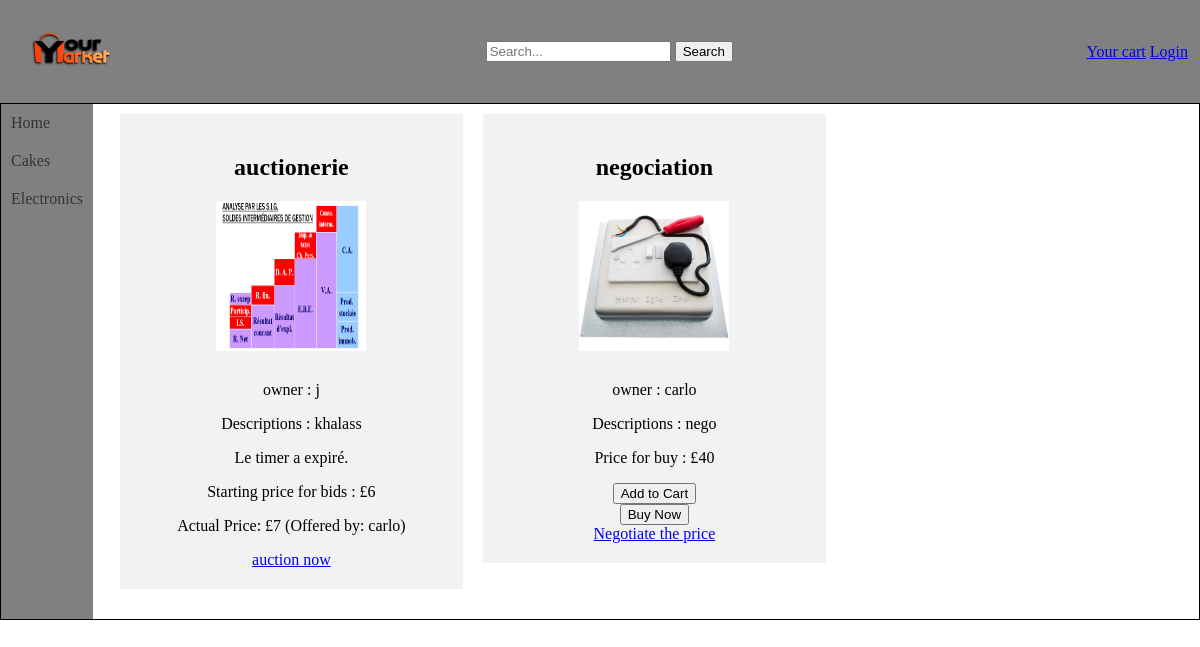
The page /electronics.php on the database as committed earlier.
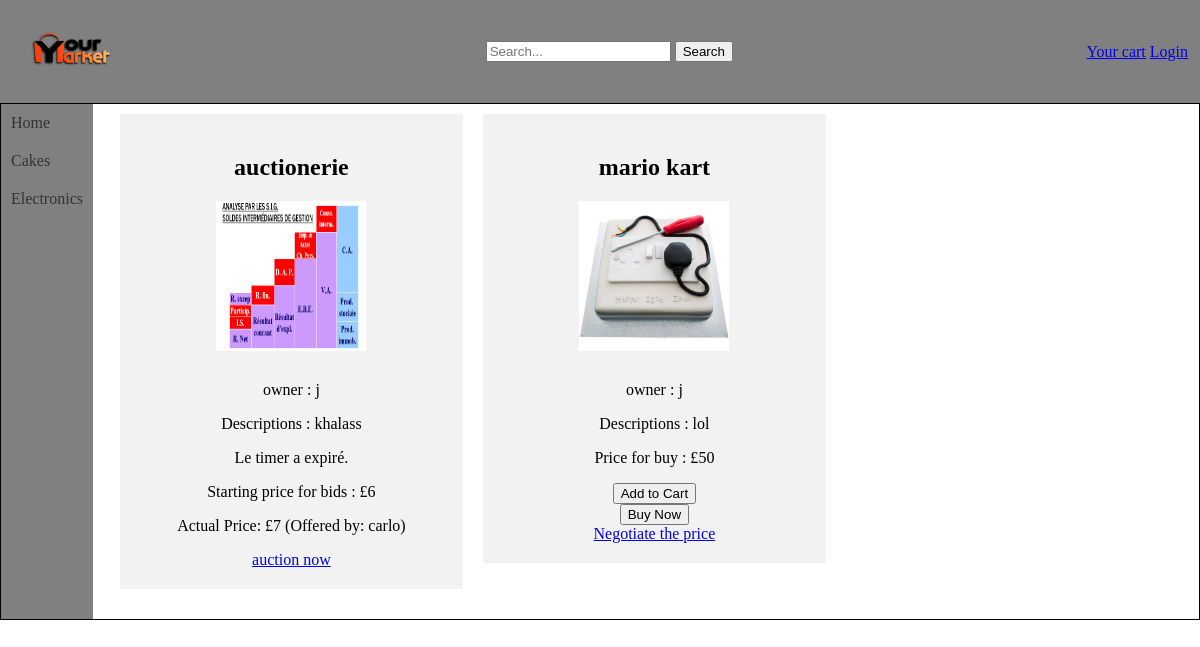
The same page on the database as committed later.
### tables this page shows
CREATE TABLE IF NOT EXISTS `items` (
  `id` int NOT NULL AUTO_INCREMENT,
  `nameItem` varchar(200) NOT NULL,
  `descriptions` varchar(999) NOT NULL,
  `price` double NOT NULL,
  `categories` int NOT NULL,
  `sellType` int NOT NULL,
  `quantity` int NOT NULL DEFAULT '1',
  `available` tinyint(1) NOT NULL DEFAULT '1',
  `endDate` datetime DEFAULT NULL,
  PRIMARY KEY (`id`)
);

CREATE TABLE IF NOT EXISTS `picturesvideos` (
  `id` int NOT NULL AUTO_INCREMENT,
  `link` varchar(500) NOT NULL,
  PRIMARY KEY (`id`)
);

CREATE TABLE IF NOT EXISTS `sell` (
  `username` varchar(100) NOT NULL,
  `idItem` int NOT NULL,
  PRIMARY KEY (`username`,`idItem`),
  KEY `fk_sell_item` (`idItem`)
);

CREATE TABLE IF NOT EXISTS `bids` (
  `id` int NOT NULL AUTO_INCREMENT,
  `itemId` int NOT NULL,
  `price` int NOT NULL,
  PRIMARY KEY (`id`)
);

CREATE TABLE IF NOT EXISTS `users` (
  `username` varchar(100) NOT NULL,
  `firstName` varchar(100) NOT NULL,
  `familyName` varchar(100) NOT NULL,
  `email` varchar(100) NOT NULL,
  `phone` varchar(15) NOT NULL,
  `passwd` varchar(100) NOT NULL,
  `roles` int NOT NULL,
  `activated` tinyint(1) NOT NULL,
  PRIMARY KEY (`username`)
);

### electronics.php (the view, shortened to what this page needs)
<!DOCTYPE html>
<html>
<head>
    <link rel="stylesheet" type="text/css" href="Constant/styles.css">
</head>
<body>
    <head>
        <?php
        include('Constant/head.php');
        ?>
    </head>
    <div class="page">
        <nav>
            <?php include('Constant/navbar.php'); ?>
        </nav>
        <div class="content">
            <div class="row">
                <?php
                global $conn;
                $currentDatetime = date("Y-m-d H:i:s");
                $sql = "SELECT i.id,nameItem,descriptions,price,categories,quantity,sellType,idLink,link,endDate,username FROM items as i inner join have as h on i.id = h.idItem inner join picturesvideos as pv on h.idLink=pv.id inner join sell as s on i.id=s.idItem  where categories=2 and quantity>0";
                $result = $conn->query($sql);
                if ($result->num_rows > 0) {
                    while ($row = $result->fetch_assoc()) {
                        echo '<div class="column">';
                        echo '<div class="item">';
                        echo '<h2>' . $row["nameItem"] . '</h2>';
                        echo '<img src='. $row["link"] . '>';
                        echo '<p>owner : '.$row["username"].'</p>';
                        echo '<p>Descriptions : ' . $row["descriptions"] . '</p>';
                        if($row["sellType"]==1){
                            echo '<p>Price for buy : £' . $row["price"] . '</p>';
                            echo '<button class="add-to-cart">Add to Cart</button><br>';
                            echo '<button onclick="openPayment();">Buy Now</button><br>';
                            echo '<a href="#" onclick="negotiatePrice('.$row['id'].', '.$row['price'].');">Negotiate the price</a>';
                        }else{
                            if ($currentDatetime >= $row["endDate"]) {
                                echo "Le timer a expiré.";
                            } else {
                                $expiryTime = new DateTime($row["endDate"]);
                                $currentDatetimeObj = new DateTime($currentDatetime);
                                $interval = $currentDatetimeObj->diff($expiryTime);
                                $remainingTime = $interval->format('%y années, %m mois, %d jours, %H heures, %I minutes et %S secondes');
                                echo "Remaining time : " . $remainingTime;
                            }
                            echo '<p>Starting price for bids : £' . $row["price"] . '</p>';
                            $bidPriceSql = "SELECT price FROM bids WHERE itemId = " . $row["id"];
                            $bidPriceResult = $conn->query($bidPriceSql);
                            if ($bidPriceResult->num_rows > 0) {
                                $bidPriceRow = $bidPriceResult->fetch_assoc();
                                $currentPrice = $bidPriceRow['price'];
                                $usernameSql = "SELECT u.username
                                                FROM users AS u
                                                INNER JOIN place AS p ON u.username = p.username
                                                INNER JOIN bids AS b ON p.bidId = b.id
                                                WHERE b.itemId = " . $row["id"];
                                $usernameResult = $conn->query($usernameSql);
                                if ($usernameResult->num_rows > 0) {
                                    $usernameRow = $usernameResult->fetch_assoc();
                                    $username = $usernameRow['username'];
                                    echo '<p>Actual Price: £' . $currentPrice . ' (Offered by: ' . $username . ')</p>';
                                }
                            }
                            echo '<a href="javascript:void(0);" onclick="confirmBid('.$row['id'].', '.$row['price'].');">auction now</a> <br>';
                        }
                        echo '</div>';
                        echo '</div>';
                    }
                }
                ?>
            </div>
        </div>
    </div>
</body>
</html>

### Constant/head.php (shortened to what this page needs)
<!DOCTYPE html>
<html>
<head>
</head>
  <header class="header">
    <a href="index.php"><img src="Photos/logo.png" height="75"></a>
    <div class="search-bar">
      <input type="text" placeholder="Search..." />
      <button type="submit">Search</button>
    </div>
    <div>
      <a href="cart.php">Your cart</a>
      <?php
      if(isset($_SESSION['username'])){
        ?>
        <div class="profile-button">
        <img src="Photos/pdp.png" height="50px" alt="Photo de profil">
        <div class="profile-dropdown">
            <a href="profil.php">Profil</a>
            <br>
            <a href="disconnect.php">Logout</a>
        </div>
      </div>
      <?php
      }else{
        echo '<a href="UserConnexion/formLoginRegister.php">Login</a>';
      } ?>
    </div>
  </header>
</html>

### Constant/navbar.php (shortened to what this page needs)
<!DOCTYPE html>
<html>
<div class="navbar">
  <ul>
    <li><a href="index.php">Home</a></li>
    <li><a href="desserts.php">Cakes</a></li>
    <li><a href="electronics.php">Electronics</a></li>
  </ul>
</div>
</html>

### Constant/styles.css (style rules this page uses)
body { margin: 0; padding: 0; }
nav { width: 10%; left: 0; flex-grow: 1; }
.navbar { background-color: gray; height: 100%; float: left; }
.navbar ul { list-style-type: none; padding: 0; margin: 0; }
.navbar a { display: block; padding: 10px; text-decoration: none; color: #333; }
.page { border: 1px solid black; display: flex; }
.content { text-align: center; width: 100%; }

### electronics.php (style rules this page uses)
.column { float: left; width: 33.33%; padding: 10px; box-sizing: border-box; }
.row:after { content: ""; display: table; clear: both; }
.item { background-color: #f2f2f2; padding: 20px; margin-bottom: 20px; }
.item img { width: 150px; height: 150px; margin-bottom: 10px; }

### Constant/head.php (style rules this page uses)
.header { background-color: gray; padding: 1%; display: flex; align-items: center; justify-content: space-between; color: white; }

Rows that differ between the two databases and show on the page:
no longer on this page (row edited): items: nameItem "negociation", picturesvideos.link (picture), sell.username "carlo", descriptions "nego", price "40"
added items: nameItem "mario kart", picturesvideos.link (picture), sell.username "j", descriptions "lol", price "50"
